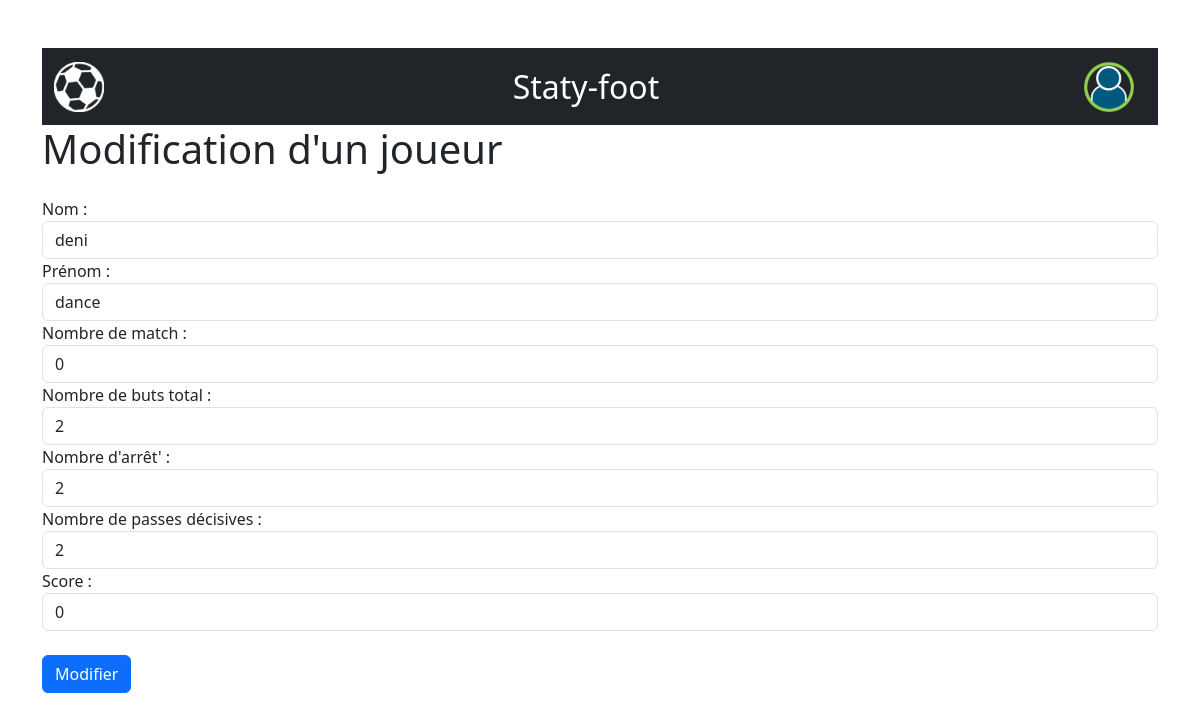
Page /php/pages/modif/modifJoueur.php?joueur_id=2 on the committed database.
### tables this page shows
CREATE TABLE `joueur` (
  `joueur_id` int NOT NULL,
  `user_id` int NOT NULL,
  `nom` varchar(50) DEFAULT NULL,
  `prenom` varchar(50) DEFAULT NULL,
  `nb_but` int NOT NULL DEFAULT '0',
  `nb_arret` int NOT NULL DEFAULT '0',
  `nb_passe_de` int NOT NULL DEFAULT '0'
);

### php/pages/modif/modifJoueur.php (called while the page is built, shortened)
<?php
require_once("php/template/inc_connexionBase.php");
$joueurId = $_REQUEST['joueur_id'];
$texteReq = "select * ";
$texteReq .= "from joueur ";
$texteReq .= "where joueur_id = :joueur_id ";
$requete = $cnx->prepare($texteReq);
$requete->bindParam(':joueur_id', $joueurId);
$requete->execute();
$joueur = $requete->fetchAll(PDO::FETCH_ASSOC)[0];
$texteReq = "select count(*) ";
$texteReq .= "from matchs ";
$texteReq .= "inner join joueur_equipe je on je.joueur_id = :id_joueur";
$requete = $cnx->prepare($texteReq);
$requete->bindParam(':id_joueur', $joueur[0]['joueur_id']);
$requete->execute();
$nbMatchJoueur = $requete->fetchAll(PDO::FETCH_ASSOC);
$score = 0;
include_once("php/view/modifJoueur.php");

### php/view/modifJoueur.php (the view, shortened to what this page needs)
<!DOCTYPE html>
<html lang="fr">
<head>
    <?php
    include_once("php/template/inc_head.php");
    ?>
</head>
<body>
<div class="container mt-5">
    <?php
    include_once("php/template/inc_header.php");
    ?>
    <h1 class="mb-4">Modification d'un joueur</h1>
    <form action="/modifierJoueur" method="post">
        <div class="form-group">
            <label for="nom">Nom :</label>
            <input required type="text" class="form-control" id="nom" name="nom" value="<?php echo $joueur['nom']?>">
        </div>
        <div class="form-group">
            <label for="prenom">Prénom :</label>
            <input required type="text" class="form-control" id="prenom" name="prenom" value="<?php echo $joueur['prenom']?>">
        </div>
        <div class="form-group">
            <label>Nombre de match :</label>
            <input readonly type="number" class="form-control" min="0" value="<?php echo $nbMatchJoueur[0]['count(*)']?>">
        </div>
        <div class="form-group">
            <label for="nb_buts">Nombre de buts total :</label>
            <input required type="number" class="form-control" id="nb_but" name="nb_but" min="0" value="<?php echo $joueur['nb_but']?>">
        </div>
        <div class="form-group">
            <label for="nb_arret">Nombre d'arrêt' :</label>
            <input required type="number" class="form-control" id="nb_arret" name="nb_arret" min="0" value="<?php echo $joueur['nb_arret']?>">
        </div>
        <div class="form-group">
            <label for="nb_passe_de">Nombre de passes décisives :</label>
            <input required type="number" class="form-control" id="nb_passe_de" name="nb_passe_de" min="0" value="<?php echo $joueur['nb_passe_de']?>">
        </div>
        <div class="form-group">
            <label>Score :</label>
            <input readonly type="number" class="form-control" min="0" value="<?php echo $score?>">
        </div>
        <button type="submit" class="btn btn-primary mt-4">Modifier</button>
    </form>
</div>
</body>
</html>

### rows in the picture
joueur: nom "deni", prenom "dance", nb_but "2", nb_arret "2", nb_passe_de "2"
